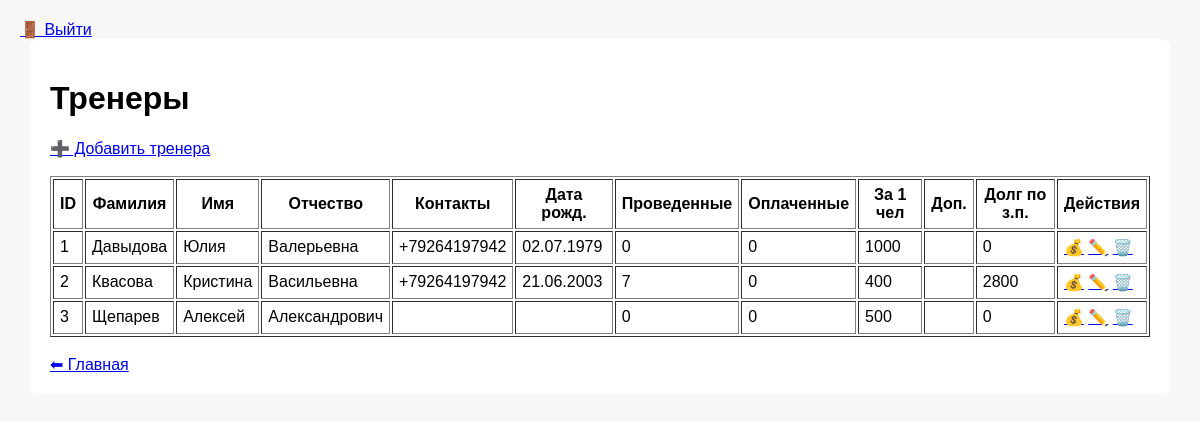
Before: /coaches (signed in) with the older database file.
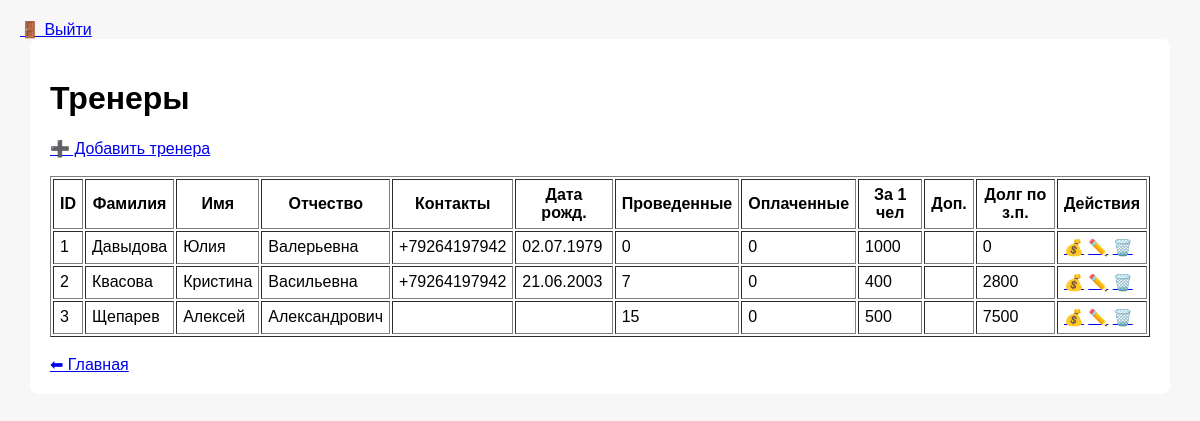
After: the same page with the newer database file.
### tables this page shows
CREATE TABLE coaches
                   (
                       id INTEGER PRIMARY KEY AUTOINCREMENT,
                       first_name TEXT NOT NULL,
                       last_name TEXT NOT NULL,
                       middle_name TEXT,
                       contacts TEXT,
                       birthday TEXT,
                       lessons_count INTEGER,
                       lessons_paid INTEGER,
                       student_payment INTEGER,
                       additional_info TEXT,
                       creation_date TEXT
                   );

### app.py (the view)
    def wrapper(*args, **kwargs):
        if "user" not in session:
            return redirect(url_for("login"))
        return fn(*args, **kwargs)

### app.py (called while the page is built)
def login_required(fn):
    def wrapper(*args, **kwargs):
        if "user" not in session:
            return redirect(url_for("login"))
        return fn(*args, **kwargs)
    wrapper.__name__ = fn.__name__
    return wrapper

@app.route("/coaches")
@login_required
def coaches():
    coaches_raw = db.get_all_coaches()
    coaches = []
    for c in coaches_raw:
        coach = dict(c)  # ← ключевой момент
        coach["lessons_paid"] = int(coach["lessons_paid"] or 0)
        coach["student_payment"] = int(coach["student_payment"] or 0)
        coach["lessons_count"] = int(coach["lessons_count"] or 0)
        coaches.append(coach)
    return render_template("coaches.html", coaches=coaches)

@app.template_filter("ru_date")
@login_required
def ru_date(value):
    if not value:
        return ""
    for fmt in ("%Y.%m.%d", "%Y-%m-%d"):
        try:
            return datetime.strptime(value, fmt).strftime("%d.%m.%Y")
        except ValueError:
            pass
    return value  # если формат неожиданный

### database.py (called while the page is built)
def get_connection():
    conn = sqlite3.connect(DB_NAME)
    conn.row_factory = sqlite3.Row
    return conn

### templates/coaches.html (shortened to what this page needs)
{% extends "base.html" %}
{% block content %}
<h1>Тренеры</h1>
<a href="{{ url_for('add_coach') }}">➕ Добавить тренера</a><br><br>
<table border="1" cellpadding="6">
    <tr>
        <th>ID</th>
        <th>Фамилия</th>
        <th>Имя</th>
        <th>Отчество</th>
        <th>Контакты</th>
        <th>Дата рожд.</th>
        <th>Проведенные</th>
        <th>Оплаченные</th>
        <th>За 1 чел</th>
        <th>Доп.</th>
        <th>Долг по з.п.</th>
        <th>Действия</th>
    </tr>
    {% for coach in coaches %}
    <tr>
        <td>{{ coach.id }}</td>
        <td>{{ coach.last_name }}</td>
        <td>{{ coach.first_name }}</td>
        <td>{{ coach.middle_name }}</td>
        <td>{{ coach.contacts }}</td>
        <td>{{ coach.birthday | ru_date }}</td>
        <td>{{ coach.lessons_count }}</td>
        <td>{{ coach.lessons_paid }}</td>
        <td>{{ coach.student_payment }}</td>
        <td>{{ coach.additional_info }}</td>
        <td>
            {{ (coach.lessons_count - coach.lessons_paid) * coach.student_payment }}
        </td>
        <td>
            <a href="{{ url_for('give_money_to_coach', coach_id=coach.id) }}">💰</a>
            <a href="{{ url_for('edit_coach', coach_id=coach.id) }}">✏️</a>
            <a href="#" class="delete-btn" data-url="{{  url_for('delete_coach', coach_id=coach.id)  }}">🗑️</a>
        </td>
    </tr>
    {% endfor %}
</table>
<br>
<a href="{{ url_for('index') }}">⬅ Главная</a>
{% endblock %}

Changed rows visible on the page:
changed coaches "Щепарев": lessons_count "0" → "15"; lessons_count+lessons_paid+student_payment "0" → "7500"
